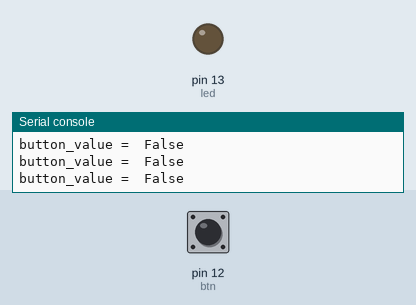
Bench run of a program on a simulated MicroPython board. Shown: output pins drawn as LEDs (lit = HIGH), the last lines printed to the serial console. The inputs (shaded band) are chosen by the test bench; at power-on: pin 12 (btn) HIGH.

Above: at 1.2 s.
1.3 s: pin 12 (btn) pulled LOW for 0.15 s
At 1.4 s:
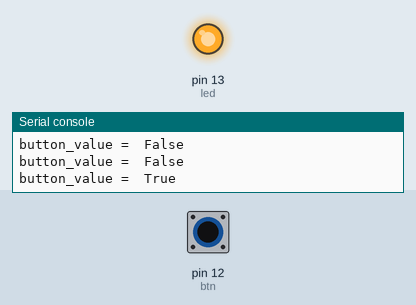
3.0 s: pin 12 (btn) pulled LOW for 3.2 s
At 6.5 s:
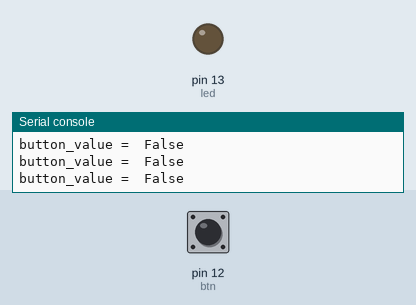
Timing chart, 0 to 8.0 s (numbered marks = the images above; inputs shaded):
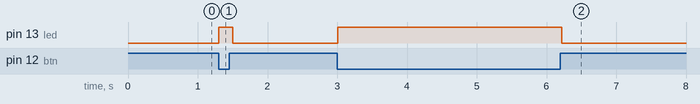

The program:

led_button.py
```python
import machine
import time

led = machine.Pin(13, machine.Pin.OUT)
btn = machine.Pin(12, machine.Pin.IN, machine.Pin.PULL_UP)

while True:
    button_value = not btn.value()
    print("button_value = ", button_value)
    led.value(button_value)
    time.sleep(0.1)
    
```

Measured:
- after the input at 1.3 s, pin 13 (led): LOW → HIGH at once, → LOW 0.20 s later
- after the input at 3.0 s, pin 13 (led): LOW → HIGH at once, → LOW 3.2 s later
